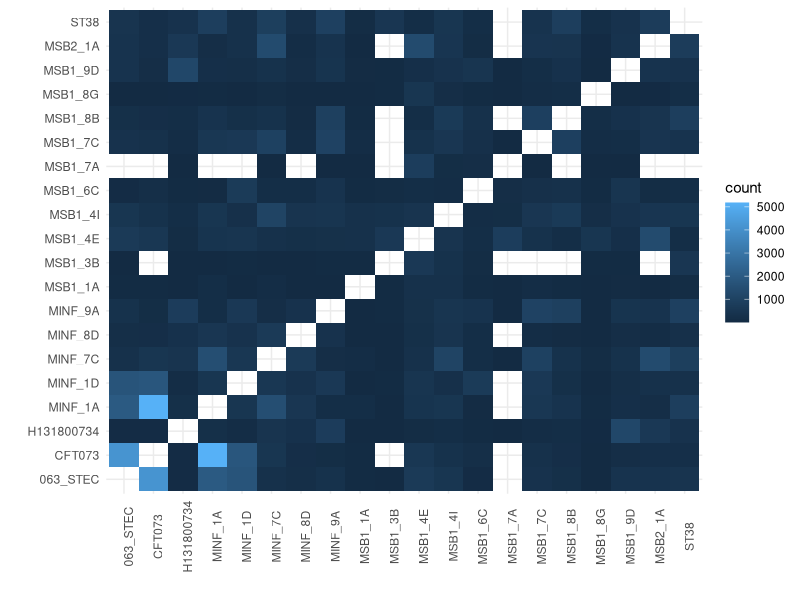

Write the R code that produced this figure.
library(ggplot2)

count_df <- read.csv("two_SNP_heatmap_count_df.csv", header=TRUE)

png(file="two_SNP_heatmap.png", width=1000, height=1000)

ggplot(count_df, aes(FIRST_SAMPLE, SECOND_SAMPLE, fill=count)) +
  geom_tile() + 
  theme_minimal() +
  theme(axis.text.x = element_text(angle = 90)) +
  ylab("") +
  xlab("")

dev.off()
